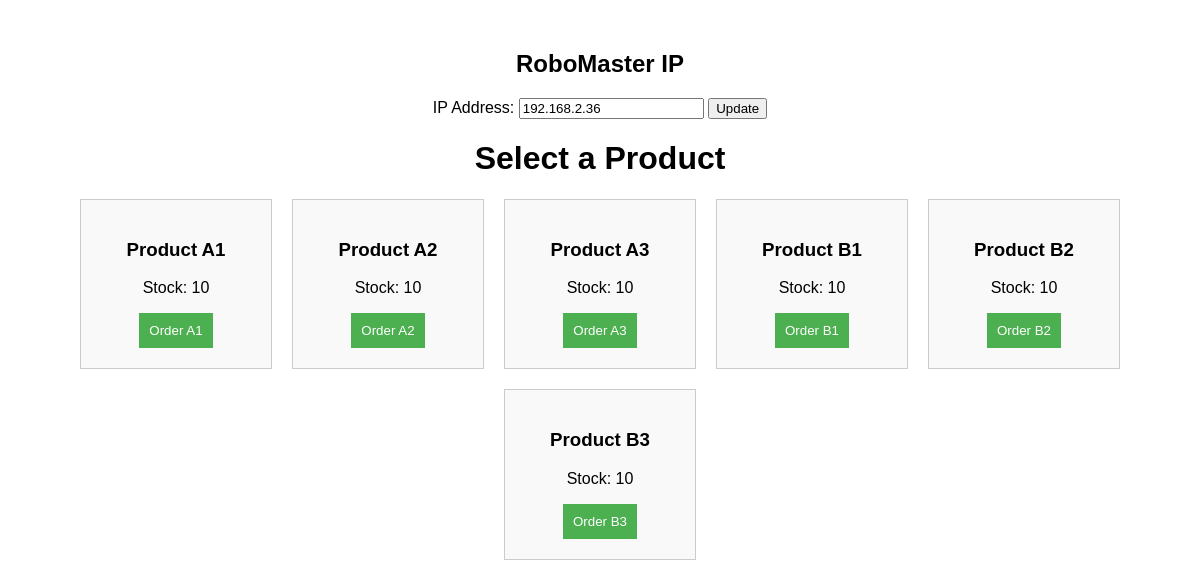
The page / on the database its author committed.
### tables this page shows
CREATE TABLE products (
            id INTEGER PRIMARY KEY AUTOINCREMENT,
            code TEXT UNIQUE NOT NULL,
            name TEXT NOT NULL,
            stock INTEGER NOT NULL
        );

### app.py (the view)
@app.route('/')
def index():
    products = get_all_products()
    return render_template('index.html', products=products)

### database.py (called while the page is built)
def get_all_products():
    conn = sqlite3.connect('warehouse.db')
    c = conn.cursor()
    c.execute('SELECT code, name, stock FROM products')
    products = c.fetchall()
    conn.close()
    return products  # tuple (code, name, stock)

### templates/index.html (shortened to what this page needs)
<!DOCTYPE html>
<html lang="en">
<head>
  <h2>RoboMaster IP</h2>
  <form action="">
    <label for="robot-ip">IP Address:</label>
    <input type="text" id="robot-ip" name="robot-ip" value="192.168.2.36" />
    <button type="submit">Update</button>
  </form>
</head>
<body>
  <h1>Select a Product</h1>
  <div class="product-container">
    {% for code, name, stock in products %}
    <div class="product">
      <h3>{{ name }}</h3>
      <p>Stock: <span id="stock-{{ code }}">{{ stock }}</span></p>
      <button onclick="orderProduct('{{ code }}')" {% if stock == 0 %}disabled{% endif %}>
        Order {{ code }}
      </button>
    </div>
    {% endfor %}
  </div>
</body>
</html>

### templates/index.html (style rules this page uses)
body { font-family: Arial, sans-serif; text-align: center; margin-top: 50px; }
.product-container { display: flex; justify-content: center; flex-wrap: wrap; gap: 20px; }
.product { border: 1px solid #ccc; padding: 20px; width: 150px; background-color: #f9f9f9; }
.product button { background-color: #4CAF50; color: white; padding: 10px; border: none; cursor: pointer; }

### rows shown on the page
products: name "Product A1", stock "10", code "A1"
products: name "Product A2", stock "10", code "A2"
products: name "Product A3", stock "10", code "A3"
products: name "Product B1", stock "10", code "B1"
products: name "Product B2", stock "10", code "B2"
products: name "Product B3", stock "10", code "B3"
